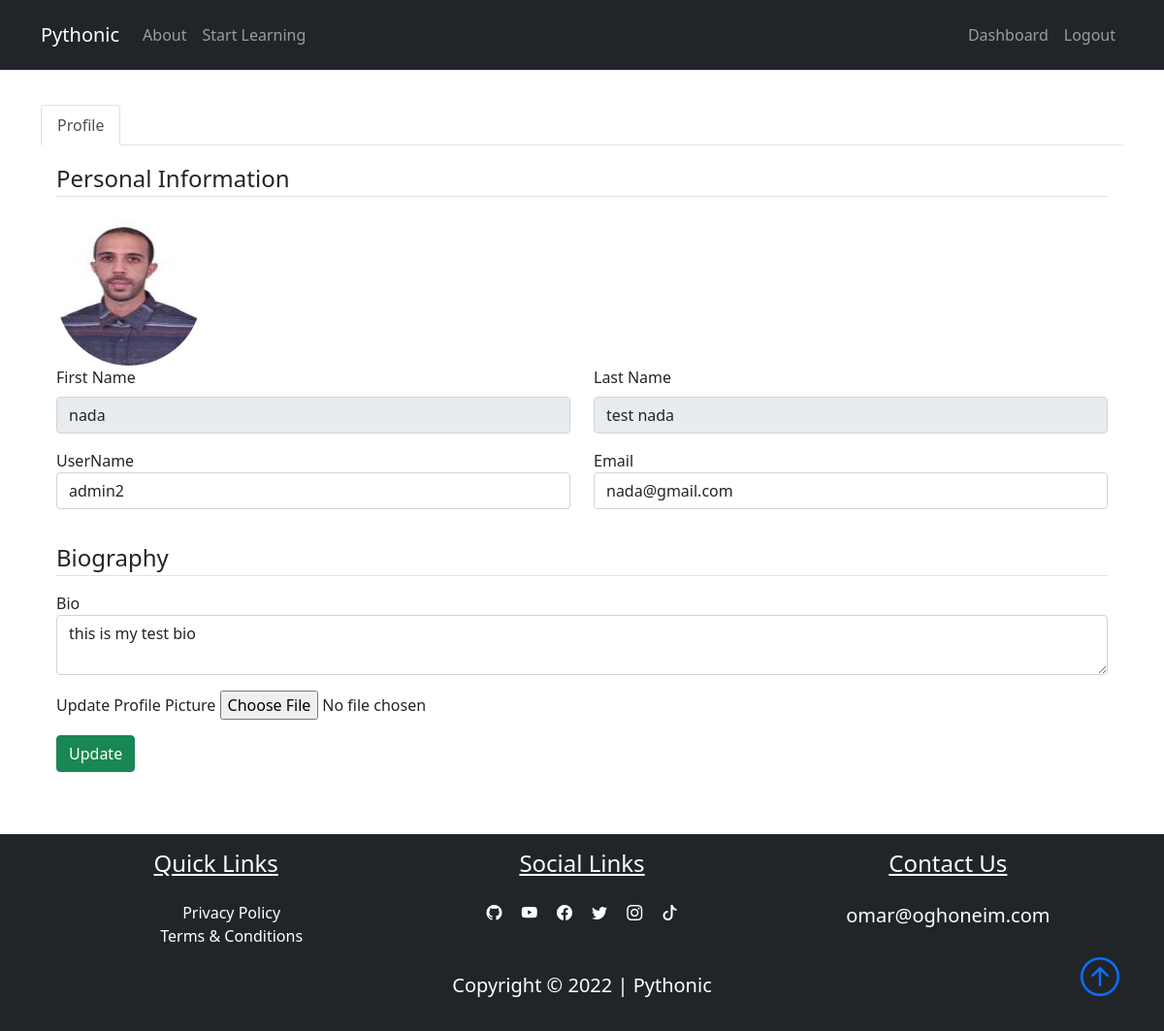
Page /dashboard (signed in) on the committed database.
### src/models.py (models this page shows, shortened)
class User(db.Model , UserMixin):
    id = db.Column(db.Integer , primary_key=True)
    fname = db.Column(db.String(25) , nullable=False)
    lname = db.Column(db.String(25) , nullable=False)
    username = db.Column(db.String(25) , nullable=False , unique=True)
    email = db.Column(db.String(125) , nullable=False , unique=True)
    password = db.Column(db.String(60) , nullable=False)
    image_profile = db.Column(db.String(20) , default="default.png")
    bio = db.Column(db.Text , nullable=True)
    lesson = db.relationship("Lesson" , backref='author' , lazy=True)

### src/routes.py (the view)
@app.route("/dashboard" , methods=["GET" , "POST"])
@login_required
def dashboard():
    form_profile = UpdateProfileForm()
    if form_profile.validate_on_submit():
        if form_profile.picture.data:
            picture_file = save_picture(form_profile.picture.data)
            current_user.image_profile = picture_file
        current_user.username = form_profile.username.data
        current_user.email = form_profile.email.data
        current_user.bio = form_profile.bio.data
        db.session.commit()
        flash("You Profile is Updated Successfuly" , "success")
        return redirect(url_for("dashboard"))
    elif request.method == "GET":
        form_profile.username.data = current_user.username
        form_profile.email.data = current_user.email
        form_profile.bio.data = current_user.bio
    image_file = url_for("static", filename=f"images/{current_user.image_profile}")
    return render_template("dashboard.html" , title="Dashboard" , profile_form=form_profile , image_file=image_file)

### src/forms.py (shortened to what this page needs)
class UpdateProfileForm(FlaskForm):
    username = StringField(" UserName" , validators=[DataRequired() , Length(min=2 , max=25)])
    email = EmailField("Email" , validators=[DataRequired() , Email()])
    bio = TextAreaField('Bio')
    picture = FileField("Update Profile Picture" , validators=[FileAllowed(['png' , 'jpg'])])
    submit = SubmitField("Update")

### src/models.py (called while the page is built)
@login_manger.user_loader
def load_user(user_id):
    return User.query.get(int(user_id))

### src/templates/dashboard.html (shortened to what this page needs)
{%extends "base.html"%}
{% block content%}
<div class="container my-5">
    <nav>
        <div class="nav nav-tabs" id="tablist">
            <button class="nav-link active" id="nav-profile-tab" data-bs-toggle="tab" data-bs-target="#nav-profile"
                type="button" role="tab" aria-controls="nav-profile" aria-selected="true">Profile</button>
        </div>
    </nav>
    <div class="tab-content" id="nav-tabContent">
        <div class="tab-pane show active fade p-3" id="nav-profile" role="tabpanel" aria-labelledby="nav-profile-tab">
            <form action=" " method="POST" enctype="multipart/form-data">
                <fieldset class='form-group'>
                    <legend class='border-bottom mb-4'>Personal Information</legend>
                    <img class="rounded-circle user-img" src="{{image_file}}" alt="">
                    <div class='form-group'>
                        <div class="row mb-3">
                            <div class="col">
                                <label for="fname" class="form-label">First Name</label>
                                <input class="form-control" type="text" value="{{ current_user.fname}}" readonly>
                            </div>
                            <div class="col">
                                <label for="lname" class="form-label">Last Name</label>
                                <input class="form-control" type="text" value="{{ current_user.lname}}" readonly>
                            </div>
                        </div>
                        <div class="row mb-3">
                            <div class="col">
                                {{ profile_form.username.label(class='form-control-label')}}
                                {% if profile_form.username.errors%}
                                {{ profile_form.username(class='form-control form-control-lg is-invalid')}}
                                <div class="invalid-feedback">
                                    {% for error in profile_form.username.errors %}
                                    <span>{{error}}</span>
                                    {% endfor %}
                                </div>
                                {% else %}
                                {{ profile_form.username(class='form-control form-control')}}
                                {% endif %}
                            </div>
                            <div class="col">
                                {{ profile_form.email.label(class='form-control-label')}}
                                {% if profile_form.email.errors%}
                                {{ profile_form.email(class='form-control form-control-lg is-invalid')}}
                                <div class="invalid-feedback">
                                    {% for error in profile_form.email.errors %}
                                    <span>{{error}}</span>
                                    {% endfor %}
                                </div>
                                {% else %}
                                {{ profile_form.email(class='form-control form-control')}}
                                {% endif %}
                            </div>
                        </div>
                    </div>
                </fieldset>
                <fieldset>
                    <legend class="border-bottom my-3">Biography</legend>
                    <div class="form-group">
                        <div class="my-3">
                            {{ profile_form.bio.label(class='form-control-label') }}
                            {{ profile_form.bio(class='form-control') }}
                        </div>
                        <div class="form-group mb-3">
                            {{ profile_form.picture.label}}
                            {{ profile_form.picture(class='form-control-file')}}
                        </div>
                        <div class="col-12">
                            <button class="btn btn-success" type="submit">Update</button>
                        </div>
                    </div>
                </fieldset>
            </form>
        </div>
    </div>
</div>
{% endblock content %}

### src/templates/base.html (shortened to what this page needs)
<!DOCTYPE html>
<html lang="en">
<head>
    <link href="https://cdn.jsdelivr.net/npm/bootstrap@5.1.3/dist/css/bootstrap.min.css" rel="stylesheet"
>
    <link rel="stylesheet" href="https://cdn.jsdelivr.net/npm/bootstrap-icons@1.8.1/font/bootstrap-icons.css">
    <link rel="stylesheet" type="text/css" href="{{url_for('static', filename='main.css')}}">
</head>
<body class="d-flex flex-column min-vh-100">
    <nav class="navbar navbar-expand-lg bg-dark navbar-dark py-3 fixed-top">
        <div class="container">
            <a href="#home" class="navbar-brand">Pythonic</a>
            <div class="collapse navbar-collapse" id="navmenu">
                <ul class="navbar-nav">
                    <li class="nav-item">
                        <a href="#about" class="nav-link">About</a>
                    </li>
                    <li class="nav-item">
                        <a href="#learn" class="nav-link">Start Learning</a>
                    </li>
                </ul>
                <ul class="navbar-nav ms-auto">
                    {% if current_user.is_authenticated %}
                        <li class="nav-item">
                            <a href="{{url_for('dashboard')}}" class="nav-link">Dashboard</a>
                        </li>
                        <li class="nav-item">
                            <a href="{{url_for('logout')}}" class="nav-link">Logout</a>
                        </li>
                    {% endif %}
                </ul>
            </div>
        </div>
    </nav>
    {% block content%} {% endblock %}
    <footer class="bg-dark mt-auto">
        <div class="container p-3">
            <div class="row text-center text-white">
                <div class="col-md-12 col-lg-4 pb-2">
                    <h4 class="text-center text-decoration-underline">Quick Links</h4>
                    <ul class=" nobull pt-3">
                        <li><a href="#" class="link text-white">Privacy Policy</a></li>
                        <li><a href="#" class="link text-white">Terms & Conditions</a></li>
                    </ul>
                </div>
                <div class="col-md-12 col-lg-4">
                    <h4 class="text-center text-decoration-underline pb-3">Social Links</h4>
                    <a href="#" class="text-white p-2"><i class="bi-github"></i></a>
                    <a href="#" class="text-white p-2"><i class="bi-youtube"></i></a>
                    <a href="#" class="text-white p-2"><i class="bi-facebook"></i></a>
                    <a href="#" class="text-white p-2"><i class="bi-twitter"></i></a>
                    <a href="#" class="text-white p-2"><i class="bi-instagram"></i></a>
                    <a href="#" class="text-white p-2"><i class="bi-tiktok"></i></a>
                </div>
                <div class="col-md-12 col-lg-4 pb-2">
                    <h4 class="text-center text-decoration-underline pb-3">Contact Us</h4>
                    <p class="lead">omar@oghoneim.com</p>
                </div>
            </div>
            <div class="col text-white text-center position-relative">
                <p class="lead font-weight-bold">Copyright &copy; 2022 | Pythonic</p>
                <a href="#" class="position-absolute bottom-0 end-0">
                    <i class="bi bi-arrow-up-circle h1"></i>
                </a>
            </div>
        </div>
    </footer>
</body>
</html>

### src/static/main.css (style rules this page uses)
body::before { display: block; content: ''; height: 60px; }
.user-img { height: 150px; width: 150px; margin-right: 8px; }
.link { text-decoration: none; }
.nobull { list-style-type: none; }

### rows in the picture
User: fname "nada", lname "test nada", username "admin2", email "nada@gmail.com", bio "this is my test bio"

### other values in the picture
{{ profile_form.username.label(class='form-control-label') }} "UserName"
{{ profile_form.email.label(class='form-control-label') }} "Email"
{{ profile_form.bio.label(class='form-control-label') }} "Bio"
{{ profile_form.picture.label }} "Update Profile Picture"
